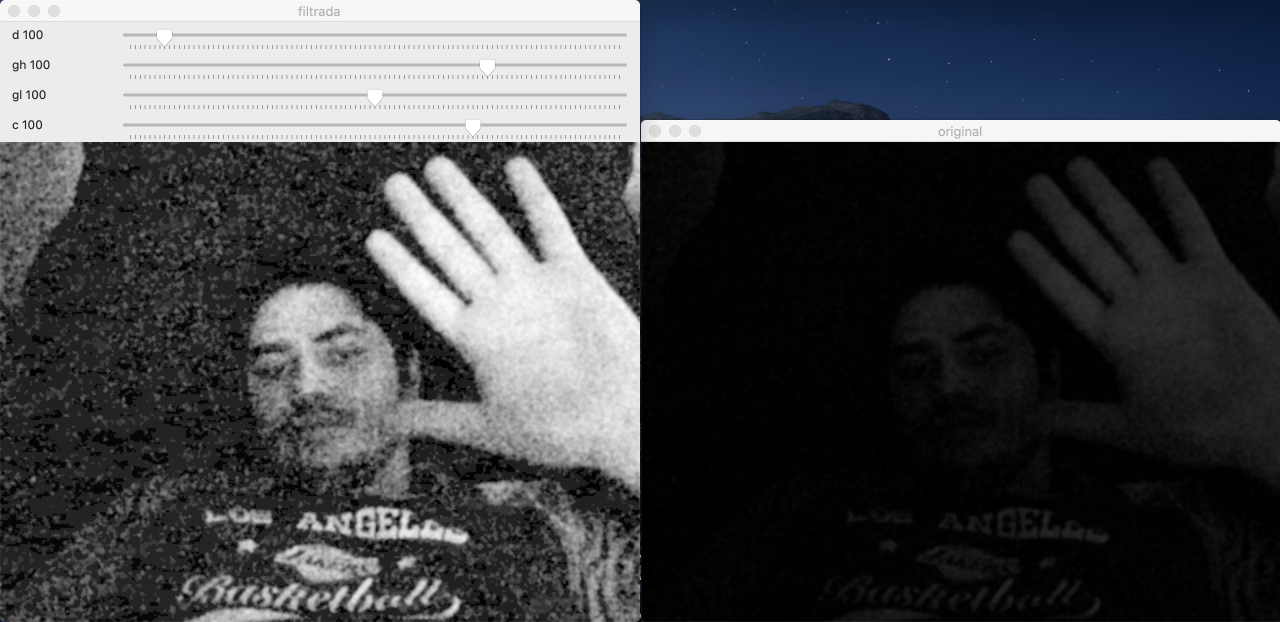
//> input picture OpenCV/OpenCV/Backup para consulta/6. Filtragem Frequencia/Images/Image1.png, 2560 x 1244 px, given in place of the camera (shown at 1/2 size)
$ ./homorfico   (built with g++ and OpenCV 4)
//> lines starting //> are read from the running program, lines starting //| are printed output that depends on the picture
#include <iostream>
#include <opencv2/opencv.hpp>
#include <opencv2/imgproc/imgproc.hpp>

using namespace cv;
using namespace std;

// troca os quadrantes da imagem da DFT
void deslocaDFT(Mat& image ){
    Mat tmp, A, B, C, D;

    // se a imagem tiver tamanho impar, recorta a regiao para
    // evitar cópias de tamanho desigual
    image = image(Rect(0, 0, image.cols & -2, image.rows & -2));
    int cx = image.cols/2;
    int cy = image.rows/2;

    // reorganiza os quadrantes da transformada
    // A B   ->  D C
    // C D       B A
    A = image(Rect(0, 0, cx, cy));
    B = image(Rect(cx, 0, cx, cy));
    C = image(Rect(0, cy, cx, cy));
    D = image(Rect(cx, cy, cx, cy));

    // A <-> D
    A.copyTo(tmp);
    D.copyTo(A);
    tmp.copyTo(D);

    // C <-> B
    C.copyTo(tmp);
    B.copyTo(C);
    tmp.copyTo(B);
}

int sliderMax = 100;
int ghSlider = 10, glSlider = 10, dSlider = 10, cSlider = 10;

int dft_M, dft_N;
cv::Mat filter, tmp;

char TrackbarName[50];

void on_trackbar_height(int, void*){

    for(int i=0; i<dft_M; i++) {
        for(int j=0; j<dft_N; j++) {
            double aux = cSlider * (pow(i - dft_M / 2, 2) + pow(j - dft_N / 2, 2));
            tmp.at<float> (i,j) = (ghSlider - glSlider) * (1 - exp(-aux / pow(dSlider, 2))) + glSlider;
        }
    }

    cv::Mat comps[] = { tmp, tmp };
    cv::merge(comps, 2, filter);
}

int main(int , char**) {
    cv::VideoCapture cap;
    cv::Mat complexImage, multsp;
    cv::Mat padded;
    cv::Mat image, imagegray;
    cv::Mat_<float> realInput, zeros;
    std::vector<Mat> planos;

    // guarda tecla capturada
    char key;

    // abre a câmera default
    cap.open(0);
    if(!cap.isOpened()) return -1;

    cap.set(cv::CAP_PROP_FRAME_WIDTH, 640);
    cap.set(cv::CAP_PROP_FRAME_HEIGHT, 480);

    // captura uma imagem para recuperar as
    // informacoes de gravação
    cap >> image;
//> image is the input picture: 1244 rows x 2560 cols, CV_8UC3; mean B, G, R 75, 71.6, 69.5

    // identifica os tamanhos otimos para
    // calculo do FFT
    dft_M = getOptimalDFTSize(image.rows);
//> dft_M = 1250
    dft_N = getOptimalDFTSize(image.cols);
//> dft_N = 2560

    // realiza o padding da imagem
    copyMakeBorder(image, padded, 0,
                   dft_M - image.rows, 0,
                   dft_N - image.cols,
                   BORDER_CONSTANT, Scalar::all(0));
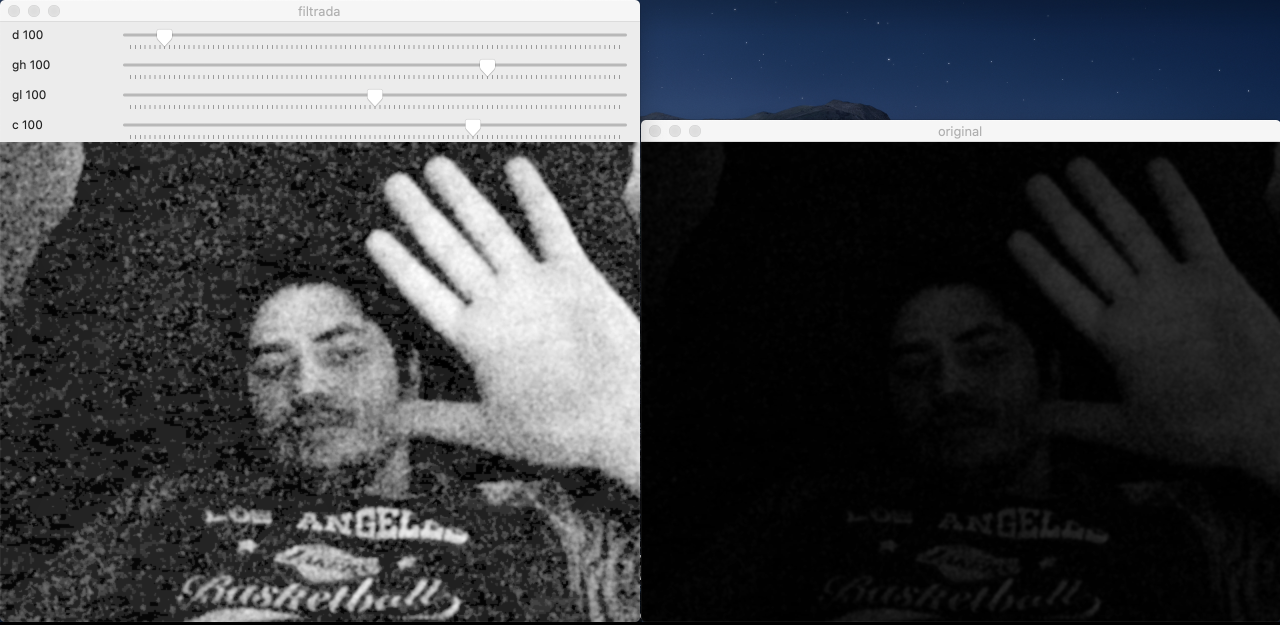
//> padded: 1250 rows x 2560 cols, CV_8UC3 (shown at 1/2 size); mean B, G, R 74.6, 71.2, 69.2

    // parte imaginaria da matriz complexa (preenchida com zeros)
    zeros = Mat_<float>::zeros(padded.size());

    // prepara a matriz complexa para ser preenchida
    complexImage = Mat(padded.size(), CV_32FC2, Scalar(0));

    // a função de transferência (filtro frequencial) deve ter o
    // mesmo tamanho e tipo da matriz complexa
    filter = complexImage.clone();

    // cria uma matriz temporária para criar as componentes real
    // e imaginaria do filtro ideal
    tmp = Mat(dft_M, dft_N, CV_32F);

    namedWindow("filtrada", 1);

    sprintf(TrackbarName, "gh %d", sliderMax);
    createTrackbar(TrackbarName, "filtrada",
                   &ghSlider,
                   sliderMax,
                   on_trackbar_height);

    sprintf(TrackbarName, "gl %d", sliderMax);
    createTrackbar(TrackbarName, "filtrada",
                   &glSlider,
                   sliderMax,
                   on_trackbar_height);

    sprintf(TrackbarName, "d %d", sliderMax);
    createTrackbar(TrackbarName, "filtrada",
                   &dSlider,
                   sliderMax,
                   on_trackbar_height);

    sprintf(TrackbarName, "c %d", sliderMax);
    createTrackbar(TrackbarName, "filtrada",
                   &cSlider,
                   sliderMax,
                   on_trackbar_height);


    for(;;){
        cap >> image;
        cv::cvtColor(image, imagegray, cv::COLOR_BGR2GRAY);
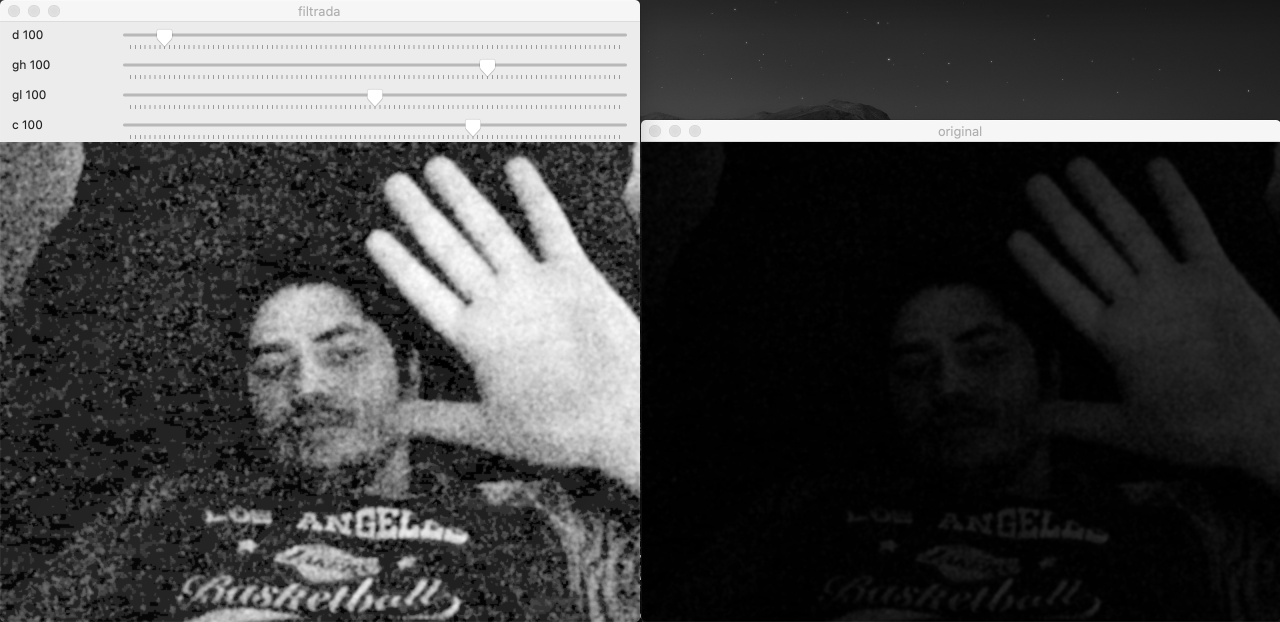
//> imagegray: 1244 rows x 2560 cols, CV_8UC1 (shown at 1/2 size); min 0, max 255, mean 71.3
        cv::imshow("original", imagegray);

        // realiza o padding da imagem
        cv::copyMakeBorder(imagegray, padded, 0,
                           dft_M - image.rows, 0,
                           dft_N - image.cols,
                           BORDER_CONSTANT, Scalar::all(0));
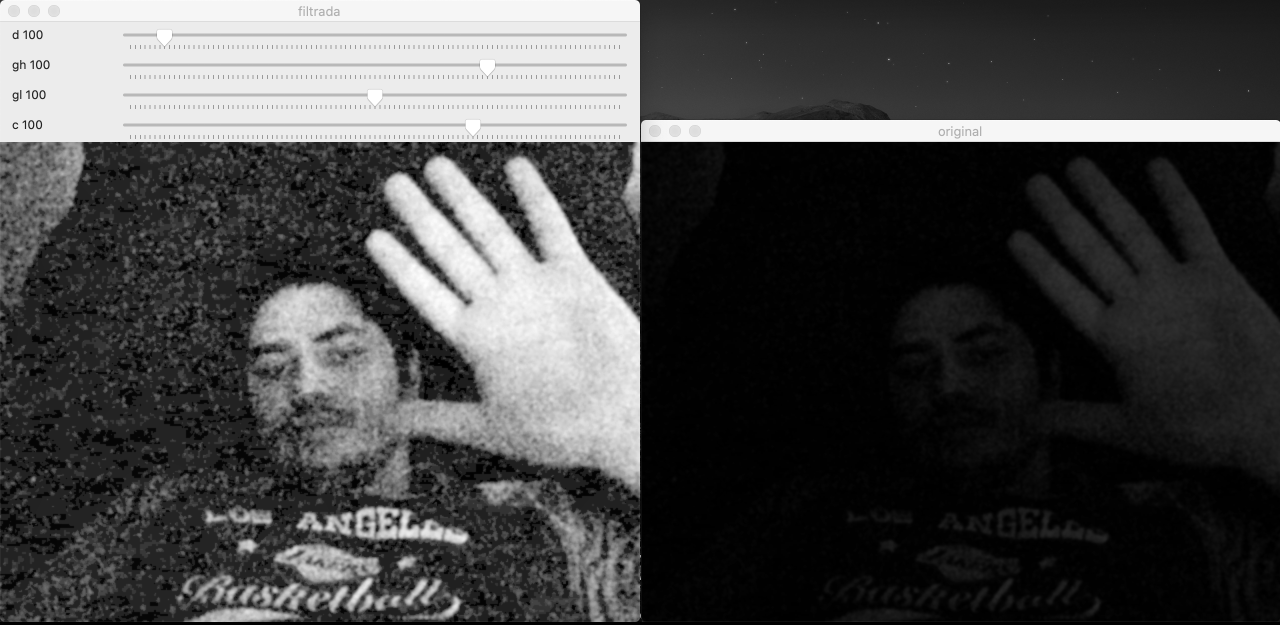
//> padded: 1250 rows x 2560 cols, CV_8UC1 (shown at 1/2 size); min 0, max 255, mean 71

        // limpa o array de matrizes que vao compor a
        // imagem complexa
        planos.clear();
        // cria a compoente real
        realInput = Mat_<float>(padded);

        //Aplica logaritmo na imagem
        for(int i=0; i<dft_M; i++) {
            for(int j=0; j<dft_N; j++) {
                realInput.at<float> (i,j) = log(1 + realInput.at<float> (i,j));
            }
        }
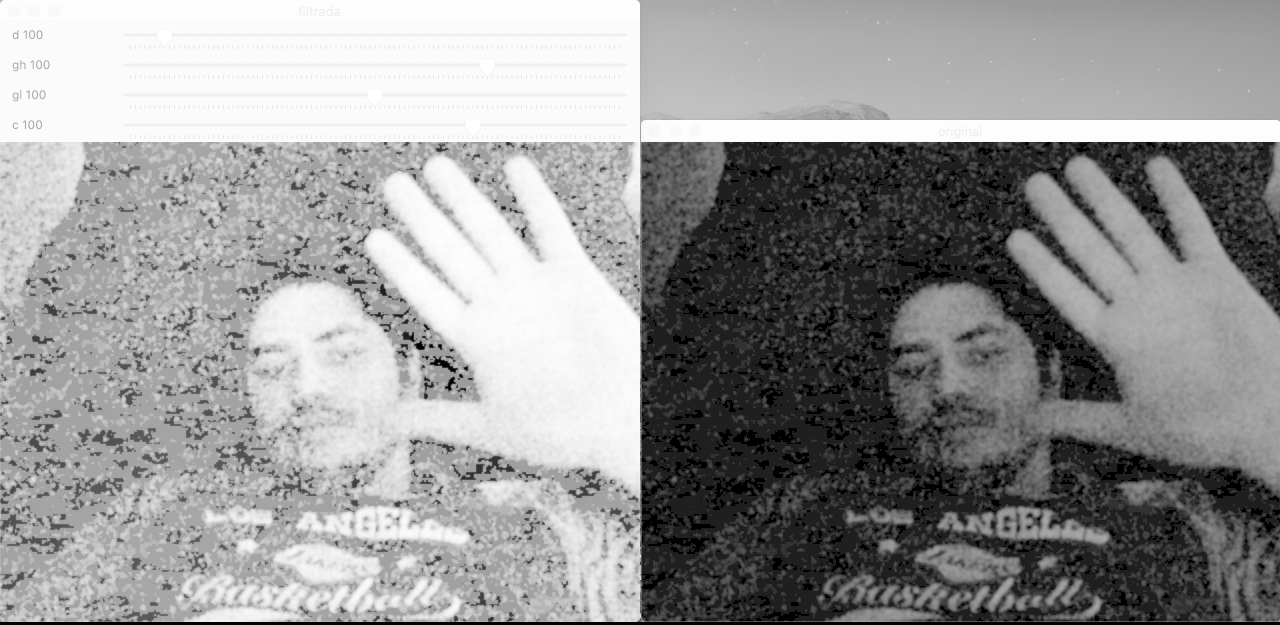
//> realInput: 1250 rows x 2560 cols, CV_32FC1 (shown at 1/2 size); min 0, max 5.55, mean 3.26; drawn with min black and max white

        // insere as duas componentes no array de matrizes
        planos.push_back(realInput);
        planos.push_back(zeros);
//> planos[1]: 1250 rows x 2560 cols, CV_32FC1; every value is 0

        // combina o array de matrizes em uma unica componente complexa
        cv::merge(planos, complexImage);

        // calcula o dft
        cv::dft(complexImage, complexImage);

        // realiza a troca de quadrantes
        deslocaDFT(complexImage);

        // aplica o filtro frequencial
        cv::mulSpectrums(complexImage,filter,complexImage,0);

        // troca novamente os quadrantes
        deslocaDFT(complexImage);

        // calcula a DFT inversa
        cv::idft(complexImage, complexImage);

        // limpa o array de planos
        planos.clear();

        // separa as partes real e imaginaria da
        // imagem filtrada
        cv::split(complexImage, planos);
//> planos[1]: 1250 rows x 2560 cols, CV_32FC1; every value is 0

        // normaliza a parte real para exibicao
        cv::normalize(planos[0], planos[0], 0, 1, cv::NORM_MINMAX);

        //Aplica exponencial à imagem
        for(int i=0; i<dft_M; i++) {
            for(int j=0; j<dft_N; j++) {
                planos[0].at<float> (i,j) = exp(planos[0].at<float> (i,j));
            }
        }
//> planos[0]: 1250 rows x 2560 cols, CV_32FC1; every value is 1

        cv::normalize(planos[0], planos[0], 0, 1, cv::NORM_MINMAX);

        cv::imshow("filtrada", planos[0]);

        key = (char) waitKey(10);
//> after the loop in on_trackbar_height, `for(int i=0; i<dft_M; i++)`: tmp: 1250 rows x 2560 cols, CV_32FC1; every value is 10
//> the Esc key is pressed
        if( key == 27 ) break; // esc pressed!
    }
    return 0;
}

$ run again, on OpenCV/OpenCV/Backup para consulta/6. Filtragem Frequencia/Images/Image2.png
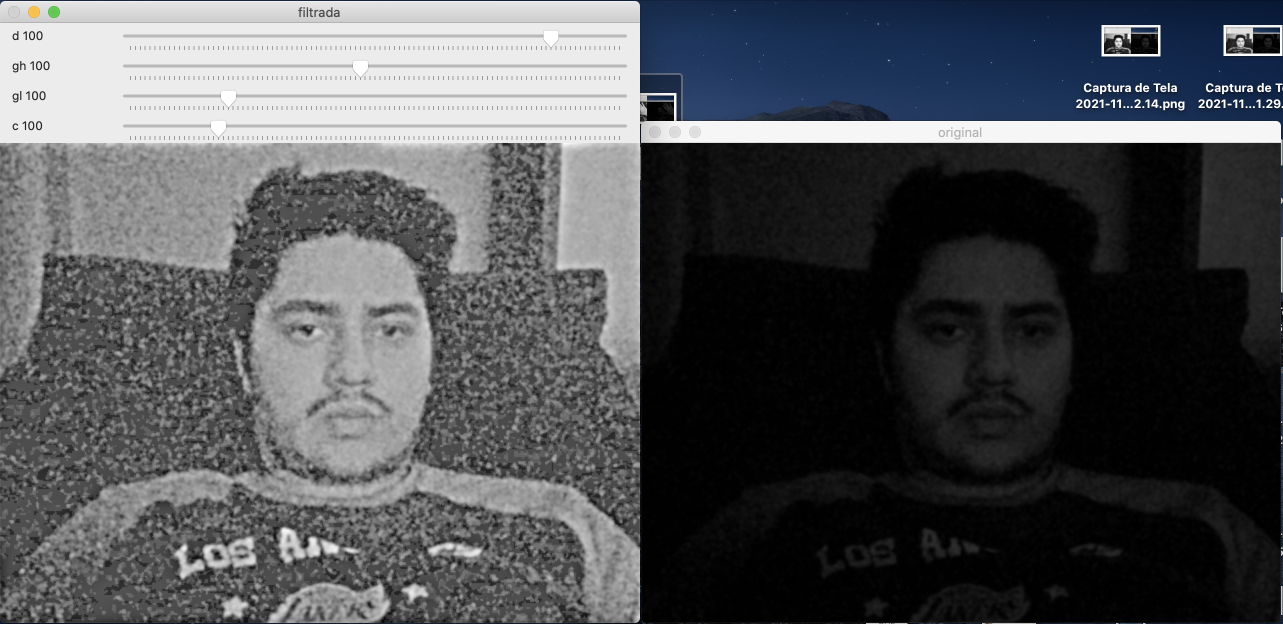
//> input picture OpenCV/OpenCV/Backup para consulta/6. Filtragem Frequencia/Images/Image2.png, 2566 x 1248 px, given in place of the camera (shown at 1/2 size)
//> image is the input picture: 1248 rows x 2566 cols, CV_8UC3; mean B, G, R 86.6, 83.5, 81.5
//> `cv::copyMakeBorder(imagegray, padded, 0, dft_M - image.rows, 0, dft_N ..`:
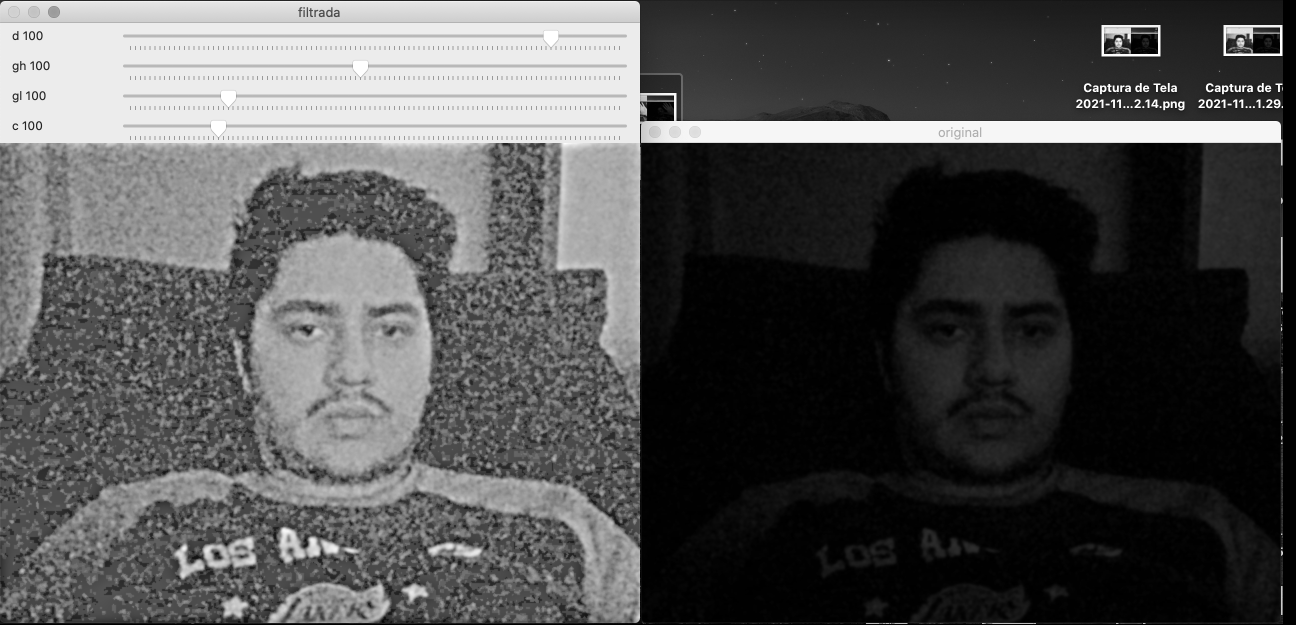
//> padded: 1250 rows x 2592 cols, CV_8UC1 (shown at 1/2 size); min 0, max 255, mean 82.3
//> after the loop `for(int i=0; i<dft_M; i++)`:
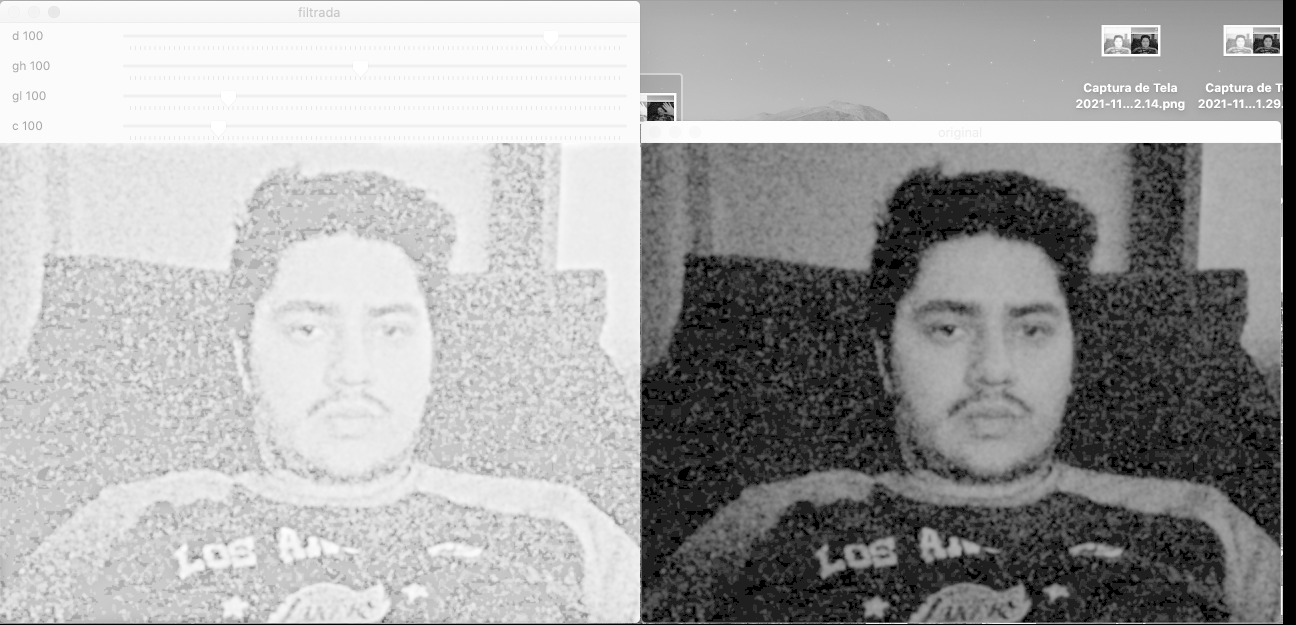
//> realInput: 1250 rows x 2592 cols, CV_32FC1 (shown at 1/2 size); min 0, max 5.55, mean 3.57; drawn with min black and max white
